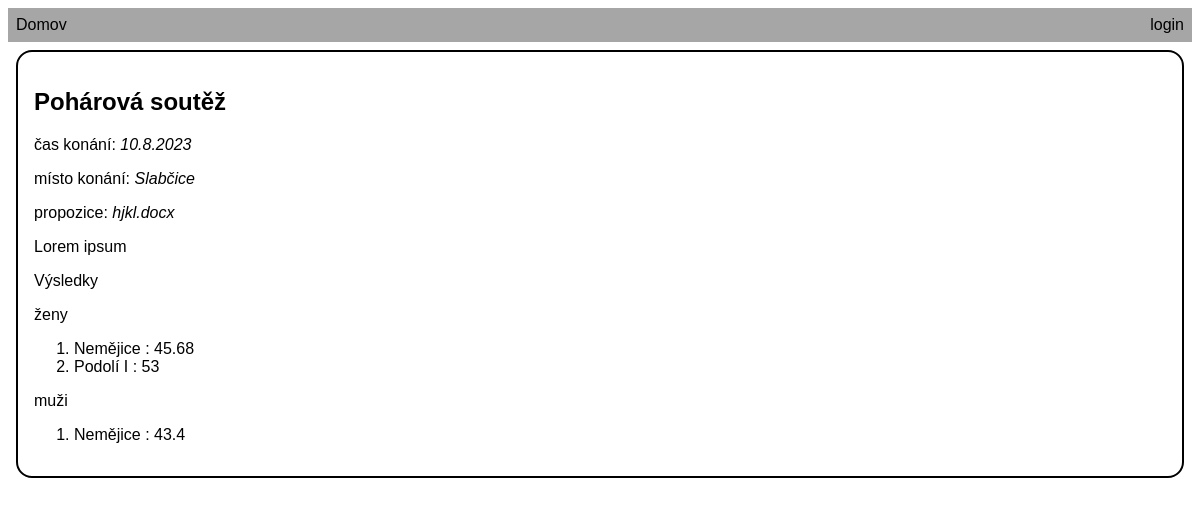
Screenshot of /competition.php?id=0 with the database file from the repository.
### tables this page shows
CREATE TABLE "competition" (id INTEGER PRIMARY KEY AUTOINCREMENT UNIQUE NOT NULL, id_user INTEGER NOT NULL REFERENCES user (id), date_created DATETIME DEFAULT (CURRENT_TIMESTAMP) NOT NULL, title TEXT NOT NULL, description TEXT, proposition VARCHAR UNIQUE, date_event TIMEDATE NOT NULL, town VARCHAR NOT NULL, id_results INTEGER REFERENCES results (id) UNIQUE);

CREATE TABLE category (id INTEGER PRIMARY KEY AUTOINCREMENT NOT NULL, name varchar NOT NULL);

CREATE TABLE "result" (id INTEGER PRIMARY KEY AUTOINCREMENT UNIQUE NOT NULL, id_team REFERENCES team (id) NOT NULL, id_results REFERENCES results (id) NOT NULL, time_run DECIMAL(5, 2) NULL, time_run_2 DECIMAL(5, 2), valid_run BOOL DEFAULT (TRUE) NOT NULL);

CREATE TABLE "team" (id INTEGER PRIMARY KEY AUTOINCREMENT UNIQUE NOT NULL, name varchar NOT NULL, id_category INTEGER REFERENCES category (id) NOT NULL, UNIQUE (name, id_category));

### competition.php (the view, shortened to what this page needs)
<?php
    $db = new PDO("sqlite:database.db");
    $comp = $db->query("SELECT * FROM competition WHERE id = $_GET[id]")->fetchAll();
    $comp = $comp[0]
?>
<!DOCTYPE html>
<html lang="en">
<head>
    <link rel="stylesheet" href="style.css">
</head>
<body>
    <?php include_once("header.php"); ?>
    <main>
        <article>
            <h2><?php echo $comp["title"] ?></h2>
            <p>čas konání: <em><?php echo $comp["date_event"] ?></em></p>
            <p>místo konání: <em><?php echo $comp["town"] ?></em></p>
            <p>propozice: <em><?php echo $comp["proposition"] ?></em></p>
            <p><?php echo $comp["description"] ?></p>
            <div>
                <p>Výsledky</p>
                <?php
                    $categories = $db->query("SELECT * FROM category")->fetchAll();
                    foreach ($categories as $category) {
                        $results = $db->query("SELECT * FROM result r, team t where r.id_team = t.id and t.id_category = $category[id] ORDER BY time_run ASC");
                        $results = $results->fetchAll();
                        if($results){
                            echo "<p>$category[name]</p>";
                            echo "<ol>";
                            foreach( $results as $result ) {
                                echo "<li>$result[name] : $result[time_run]</li>";
                            }
                            echo "</ol>";
                        }
                    }
                ?>
            </div>
        </article>
    </main>
</body>
</html>

### header.php
<header>
        <nav class="navbar">
            <ul>
                <li><a href="/">Domov</a></li>
                <li class='login'><a href="/login.php"><?php echo isset($_SESSION['username'])?$_SESSION['username']:"login"; ?></a></li>
            </ul>
        </nav>
    </header>

### style.css (style rules this page uses)
.navbar { display: block; background-color: #a6a6a6; }
.navbar ul { list-style-type: none; margin: 0; padding: 0; overflow: hidden; }
.navbar li { display: inline; float: left; padding: .5em; }
.navbar .login { float: right }
body { font-family: 'Helvetica', 'Arial', sans-serif; }
main { display: block; }
article { border: 2px solid; border-radius: 1em; margin: .5em; padding: 1em; }
a { text-decoration: none; color: black; }

### rows the page displays
competition: title "Pohárová soutěž", date_event "10.8.2023", town "Slabčice", proposition "hjkl.docx", description "Lorem ipsum"
category: name "ženy"
result: id_team.name "Nemějice", time_run "45.68"
result: id_team.name "Podolí I", time_run "53"
category: name "muži"
result: id_team.name "Nemějice", time_run "43.4"
